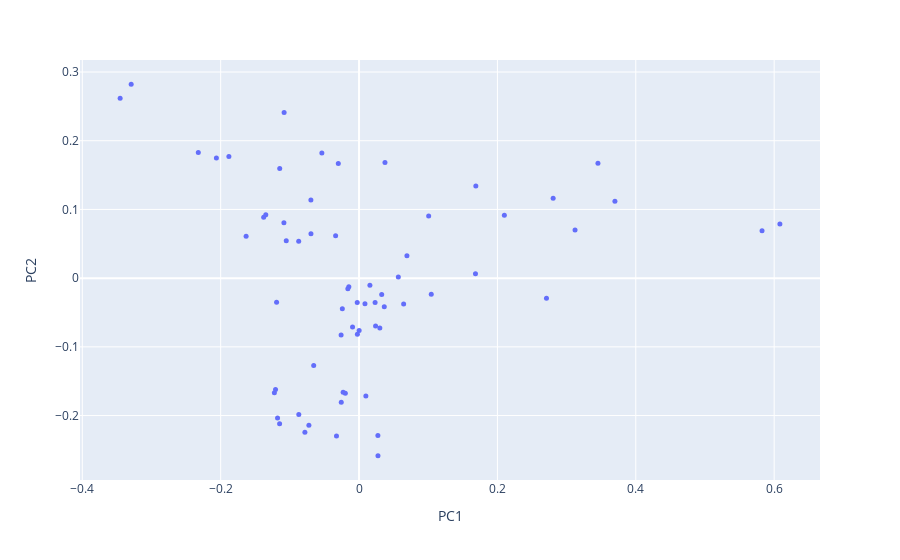

Notebook code cell kept with this figure:
### Code cell
#Remove DiFrancescoPhilippe and KedemRinat
new_l2_pca = l2_pca.drop(['TolmanSusan_papers','LermanEugeneM_papers','ZaharescuAlexandru_papers','BocaFlorin-Petre_papers'])
fig_newl2 = px.scatter(new_l2_pca, x='PC1', y='PC2', hover_name=new_l2_pca.index)
fig_newl2.update_traces(marker=dict(size=5))
fig_newl2.show()

### Figure 1 — Plotly figure (JSON) as saved in the notebook; plotly's stock layout.template omitted (floating-point values rounded to 4 significant figures)
{"data": [{"hovertemplate": "<b>%{hovertext}</b><br><br>PC1=%{x}<br>PC2=%{y}<extra></extra>", "hovertext": ["AhlgrenScottD_papers", "AlbinPierre_papers", "BaloghJózsef_papers", "BaryshnikovYuliyM_papers", "Berwick-EvansDaniel_papers", "BradlowStevenBenjamin_papers", "BronskiJaredC_papers", "CooneyDanielB_papers", "DeVilleRELee_papers", "DeyParthaSarathi_papers", "DiFrancescoPhilippe_papers", "DoddChristopher_papers", "DunfieldNathanM_papers", "DuttaSankarPrasad_papers", "DuursmaIwanMaynard_papers", "ErdoğanMehmetBurak_papers", "FadinaTolulope_papers", "FengRunhuan_papers", "FernandesRuiLoja_papers", "FordKevinB_papers", "GuzmanRosemaryK_papers", "HaboushWilliamJ_papers", "HellerJeremiahBen_papers", "HinkkanenAimo_papers", "HiraniAnilN_papers", "HungPei-Ken_papers", "HurVeraMikyoung_papers", "IvanovSergeiVladimirovich_papers", "JandaFelix_papers", "JingXiaochen_papers", "JungeMarius_papers", "KatzSheldonH_papers", "KedemRinat_papers", "KermanEly_papers", "KirkpatrickKayLene_papers", "KirrEduard_papers", "KostochkaAlexandrV_papers", "KutzarovaDenkaN_papers", "LaNaveGabriele_papers", "LaugesenRichardSnyder_papers", "LeditzkyFelix_papers", "LiXiaochun_papers", "LiuYuan_papers", "McCarthyRandy_papers", "MineyevIgor_papers", "NikolaevIgorG_papers", "OikhbergTimur_papers", "PascaleffJamesThomas_papers", "RaptiZoi_papers", "RasmussenJacob_papers", "RasmussenSarahDean_papers", "RezkCharlesW_papers", "ReznickBruce_papers", "SongRenming_papers", "SowersRichardB_papers", "StojanoskaVesna_papers", "ThornerJesse_papers", "TumanovAlexander_papers", "TysonJeremyT_papers", "TzirakisNikolaos_papers", "WeiWei_papers", "WuXuan_papers", "YongAlexanderTF_papers", "YoungAmanda_papers", "ZharnitskyVadim_papers"], "legendgroup": "", "marker": {"color": "#636efa", "size": 5, "symbol": "circle"}, "mode": "markers", "name": "", "orientation": "v", "showlegend": false, "type": "scatter", "x": [-0.06553, -0.03386, 0.03005, 0.1006, -0.1146, -0.06962, 0.3453, 0.0157, 0.1688, 0.02321, -0.1207, -0.1378, -0.1148, -0.1052, -0.1632, 0.6083, 0.0001279, -0.0198, -0.05376, -0.03262, -0.02593, -0.08723, -0.2323, 0.008541, 0.06922, -0.002603, 0.2806, -0.07827, -0.1086, -0.023, 0.02724, -0.1881, -0.1224, -0.02996, 0.1683, 0.3122, 0.0239, 0.009837, -0.1083, 0.1044, -0.02416, 0.2709, -0.1192, -0.2062, -0.0725, -0.01474, 0.02736, -0.1348, 0.21, -0.1178, -0.08708, -0.3293, -0.009395, 0.03648, 0.05679, -0.3453, -0.02571, 0.03749, 0.06447, 0.5825, -0.002383, -0.01618, -0.06951, 0.03275, 0.3698], "xaxis": "x", "y": [-0.1271, 0.06159, -0.07273, 0.09051, 0.1597, 0.1138, 0.1672, -0.01043, 0.134, -0.03555, -0.1622, 0.08857, -0.2119, 0.05448, 0.06114, 0.07878, -0.07625, -0.1677, 0.182, -0.2297, -0.08271, 0.05356, 0.183, -0.03721, 0.03257, -0.03562, 0.1162, -0.2242, 0.08066, -0.1661, -0.2291, 0.177, -0.1669, 0.1669, 0.006526, 0.07005, -0.06969, -0.1714, 0.2411, -0.02356, -0.04469, -0.02937, -0.03501, 0.1747, -0.2143, -0.0126, -0.2587, 0.09223, 0.09148, -0.2036, -0.1983, 0.2824, -0.07114, -0.04146, 0.001586, 0.2618, -0.1806, 0.1682, -0.03762, 0.06892, -0.08168, -0.01541, 0.06469, -0.02393, 0.1118], "yaxis": "y"}], "layout": {"legend": {"tracegroupgap": 0}, "margin": {"t": 60}, "xaxis": {"anchor": "y", "domain": [0, 1], "title": {"text": "PC1"}}, "yaxis": {"anchor": "x", "domain": [0, 1], "title": {"text": "PC2"}}}}
